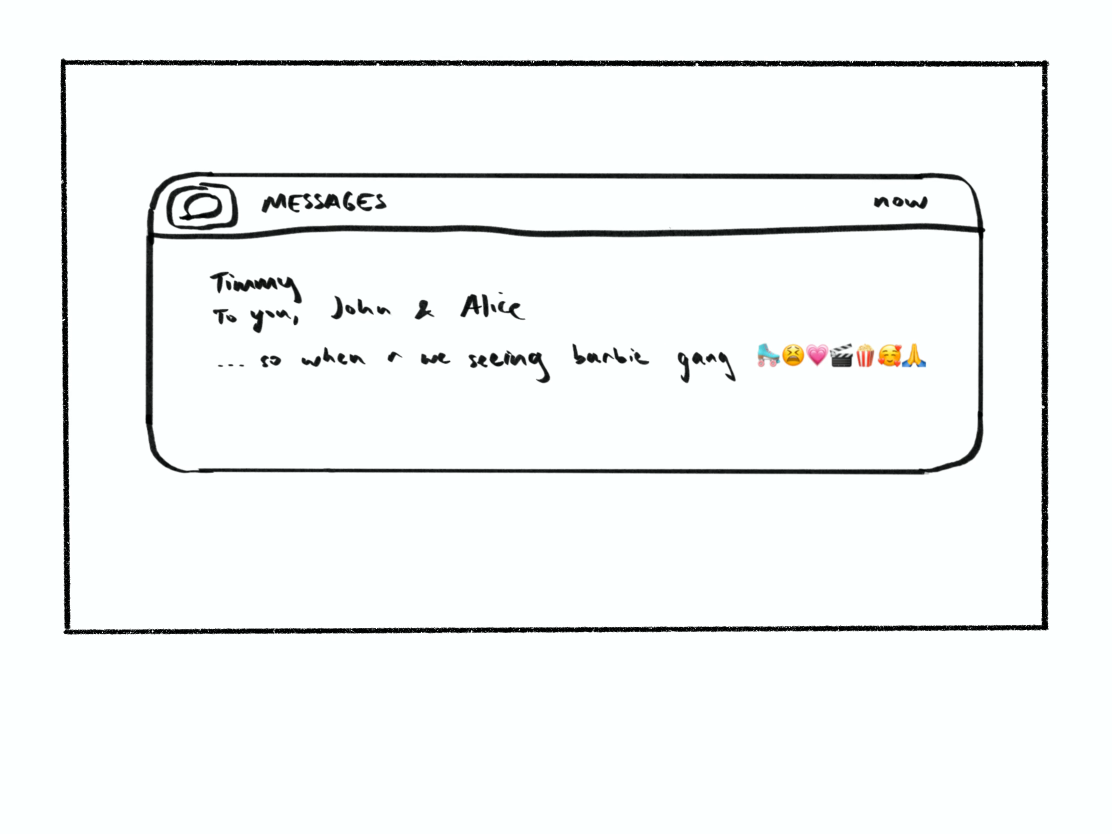
#> input picture frame 15 of kickstarter-video/intro-sequence-storyboard.mp4, 2224 x 1668 px, given in place of the camera (shown at 1/2 size)
$ python capture.py
#> lines starting #> are read from the running program, lines starting #| are printed output that depends on the picture
import datetime
import os
import subprocess
import time
from argparse import ArgumentParser
from dataclasses import dataclass
from typing import Union

import cv2
import numpy as np
from camera_constants import rotation_angle
from constants import python_path

# adapted from Adrian Rosebrock's tutorial on:
# https://pyimagesearch.com/2015/06/01/home-surveillance-and-motion-detection-with-the-raspberry-pi-python-and-opencv/
# Following the license found on:
# https://pyimagesearch.com/faqs/single-faq/what-is-the-code-license-associated-with-your-examples/
# A screenshot of the license is also found in assets/pyimagesearchlicense.png


@dataclass
class MotionInfo:
    """
    This class is used for containing the information about when motion has
    happened etc. Mostly used as a concise way of passing information around
    """
    noMotionTime: datetime.timedelta
    noMotionTimeStamp: datetime.datetime
    avg: np.ndarray
    thereWasMotion: bool
    v: bool
    t: bool


parser = ArgumentParser(description='Capture data, with optional flags')
parser.add_argument(
    '-v', '--visualise', action='store_true', help='Enable visualiser mode'
)
parser.add_argument(
    '-t', '--time', action='store_true', help='Enable timer for reader.py'
)
args = parser.parse_args()


def do_cap(v: bool, t: bool):
    """
    do_cap()
    --------
    Performs the capture operations and contains the main loop

    :param v: the visualise flag
    :param t: the time flag
    """
#> called with v = False, t = False
    cap = cv2.VideoCapture(0)
    time.sleep(1.0)   # ensure webcam is opened and balanced first
    motion = MotionInfo(0, datetime.datetime.now(), None, True, v, t)
    while not isinstance(motion, bool):
        motion = detect_motion(cap, motion)
#> this loop made 31 passes
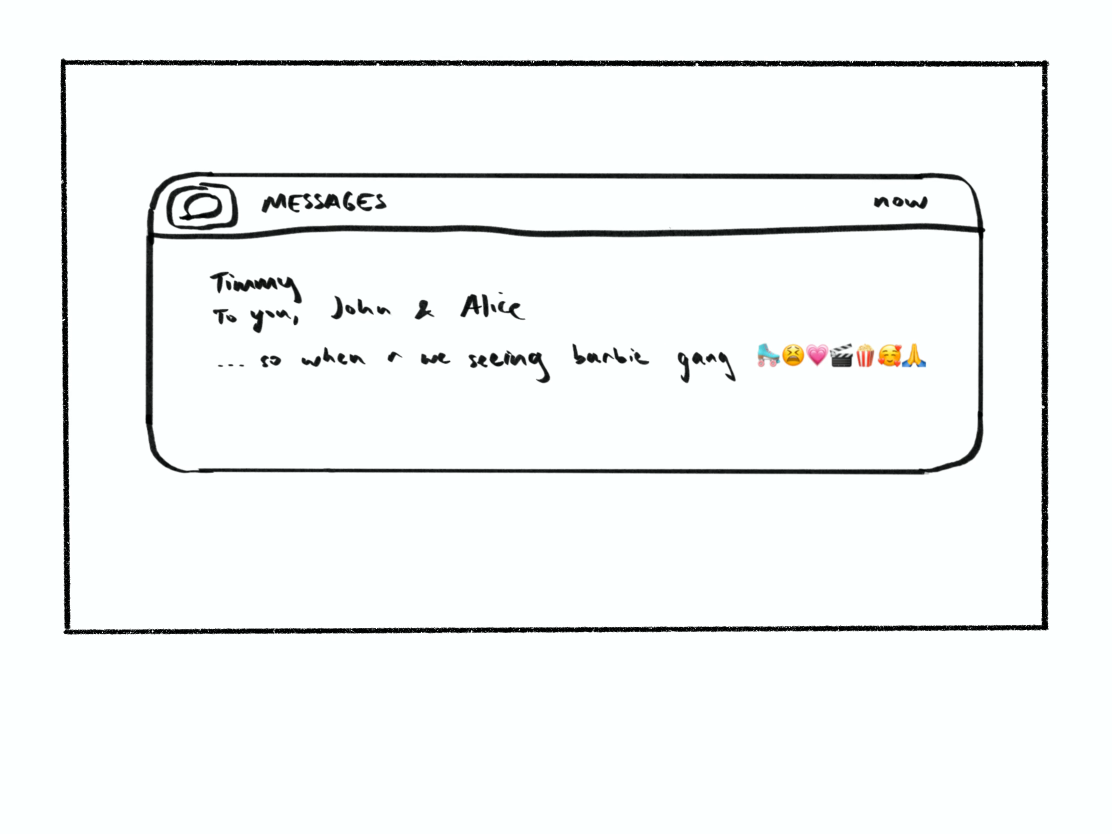
#> input picture frame 15 of kickstarter-video/intro-sequence-storyboard.mp4, 2224 x 1668 px, given in place of the camera (shown at 1/2 size)
#> pass 1, in detect_motion, `grey = cv2.GaussianBlur(grey, (21, 21), 0)`:
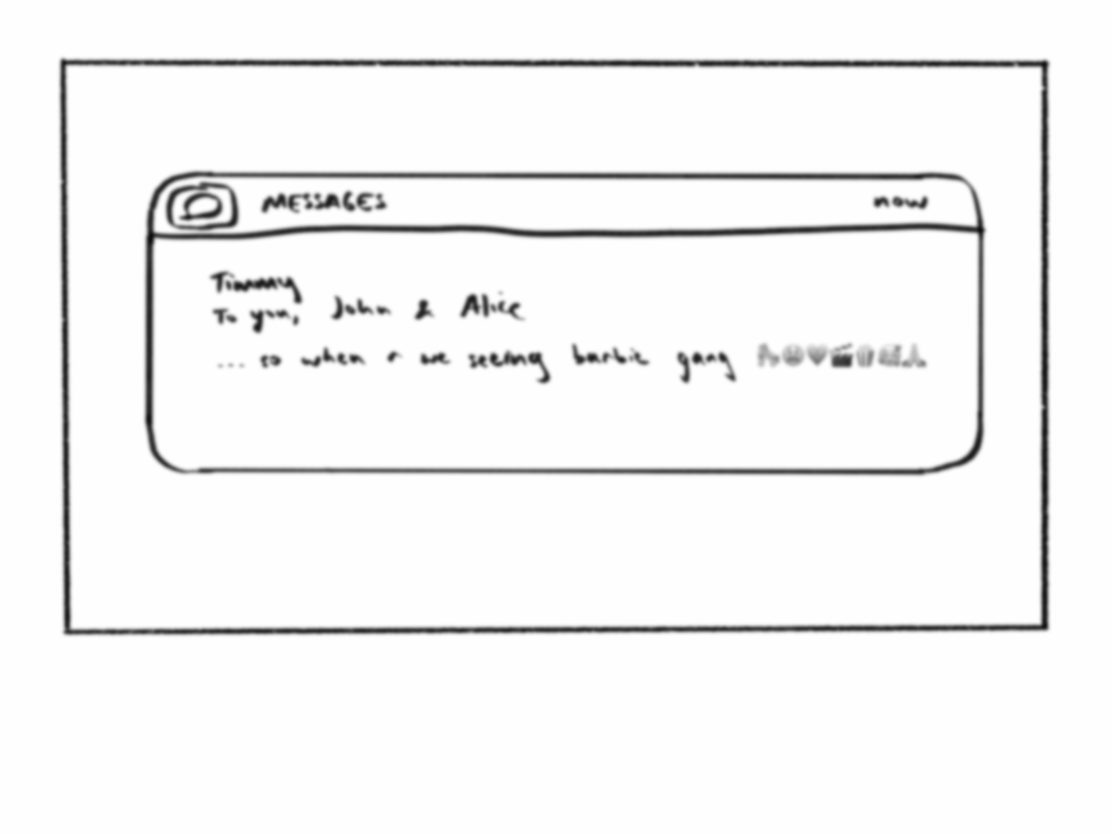
#> grey: shape (1668, 2224) (shown at 1/2 size); min 12, max 254, mean 244

    # cleanup the camera and close any open windows
    cap.release()
    cv2.destroyAllWindows()


def detect_motion(
    cap: cv2.VideoCapture, motion: MotionInfo
) -> Union[bool, MotionInfo]:
    """
    detect_motion()
    ---------------
    This method handles the logic for detecting motion and when to prompt to take
    an image and process the information.

    :param cap: the cv2.VideoCapture object that is the cameras current output
    :param motion: a MotionInfo object containing all important info about the current
                  running
    :return: the MotionInfo object with updated values.
    """
    _, frame = cap.read()
    timestamp = datetime.datetime.now()
    if frame is None:
        # implies frame get error. Need to break out of program
        return False

    grey = cv2.cvtColor(frame, cv2.COLOR_BGR2GRAY)
    grey = cv2.GaussianBlur(grey, (21, 21), 0)

    if motion.avg is None:
        motion.avg = grey.copy().astype('float')
        return motion

    cv2.accumulateWeighted(grey, motion.avg, 0.5)
    frameDelta = cv2.absdiff(grey, cv2.convertScaleAbs(motion.avg))
    thresh = cv2.threshold(frameDelta, 15, 255, cv2.THRESH_BINARY)[1]
    thresh = cv2.dilate(thresh, None, iterations=2)

    (contours, *_) = cv2.findContours(
        thresh.copy(), cv2.RETR_EXTERNAL, cv2.CHAIN_APPROX_SIMPLE
    )

    for c in contours:
        if cv2.contourArea(c) < 500:
            continue
        (x, y, w, h) = cv2.boundingRect(c)
        cv2.rectangle(frame, (x, y), (x + w, y + h), (0, 255, 0), 2)
        motion.noMotionTimeStamp = datetime.datetime.now()
        motion.thereWasMotion = True

    motion.noMotionTime = timestamp - motion.noMotionTimeStamp
    if (
        motion.noMotionTime > datetime.timedelta(seconds=3)
        and motion.thereWasMotion is True
    ):
        take_image(frame, motion)

    # if visualise option: show the frame and record if the user presses a key
    if motion.v:
        cv2.imshow('Motion Detect', frame)
        key = cv2.waitKey(1) & 0xFF

        # if the `q`, or `esc` key is pressed, break from the loop
        if key == ord('q') or key == 27:
            return False

    return motion


# [22 lines left out: function take_image, not called in this run]


if __name__ == '__main__':
    cv2.destroyAllWindows()
    path = './images/capture.jpg'
    path = os.path.abspath(path)
    vision_path = './reader.py'
    vision_path = os.path.abspath(vision_path)

    do_cap(args.visualise, args.time)

$ run again, starting later in the video
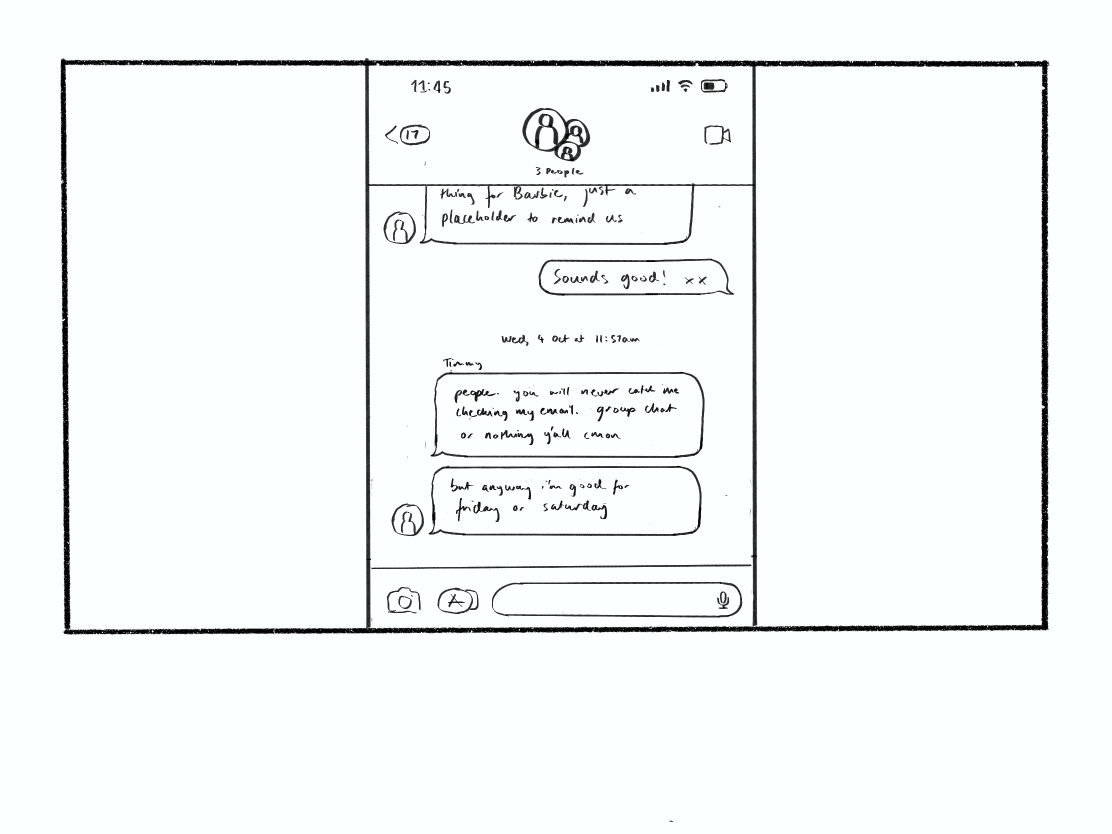
#> input picture frame 120 of kickstarter-video/intro-sequence-storyboard.mp4, 2224 x 1668 px, given in place of the camera (shown at 1/2 size)
#> the loop in do_cap, `while not isinstance(motion, bool):` made 31 passes
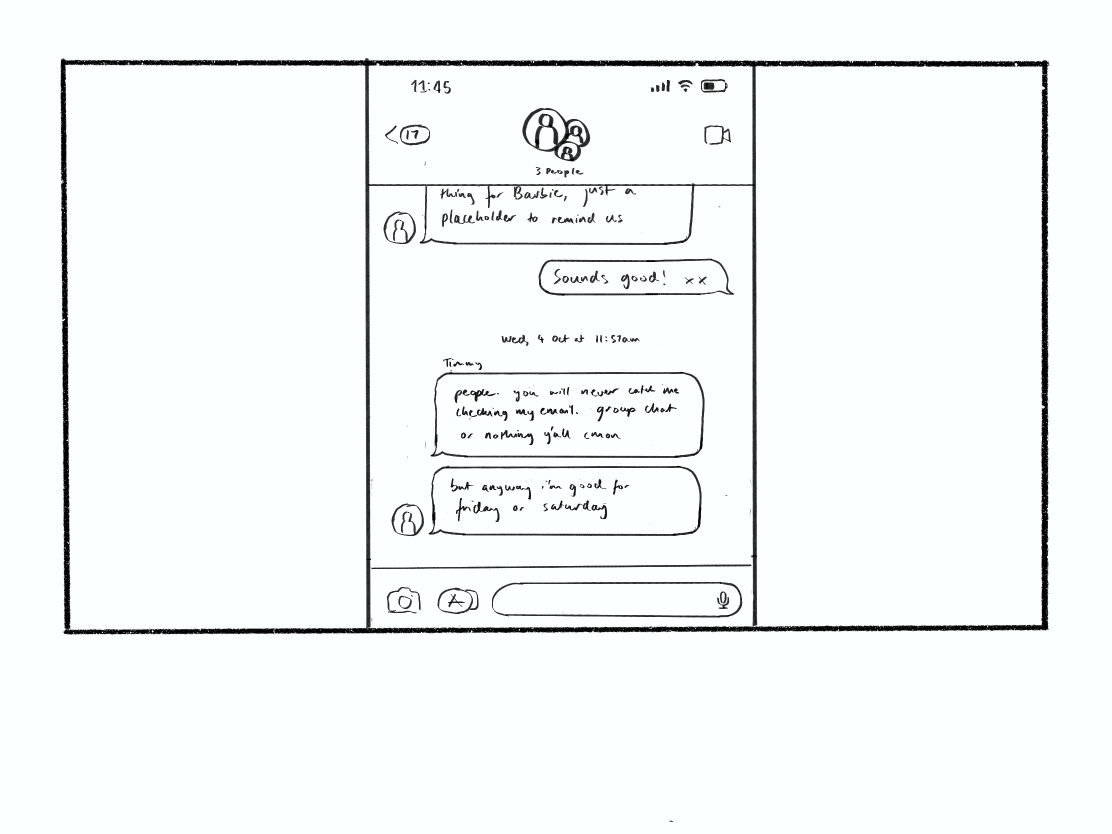
#> input picture frame 120 of kickstarter-video/intro-sequence-storyboard.mp4, 2224 x 1668 px, given in place of the camera (shown at 1/2 size)
#> pass 1, in detect_motion, `grey = cv2.GaussianBlur(grey, (21, 21), 0)`:
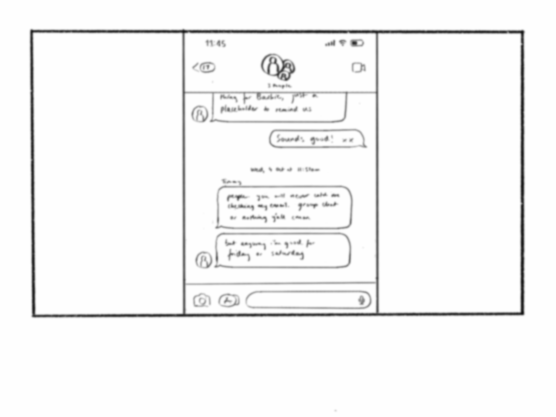
#> grey: shape (1668, 2224) (shown at 1/4 size); min 18, max 255, mean 245.8
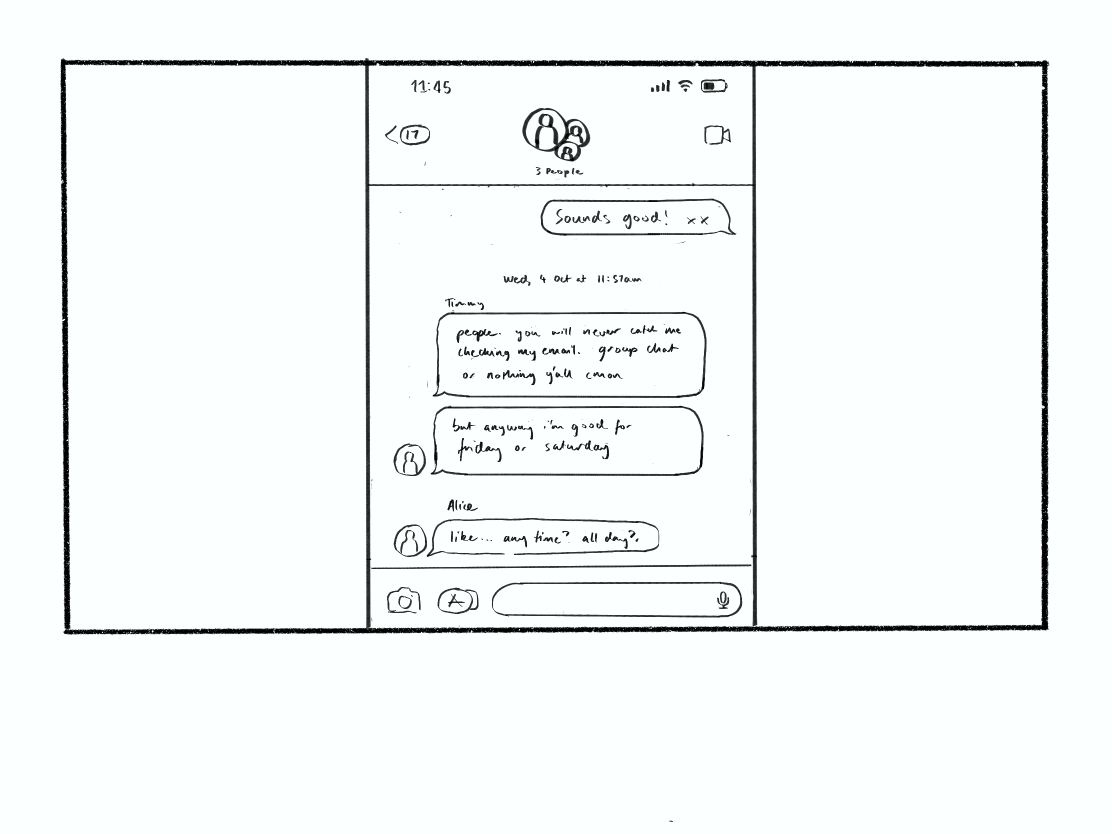
#> input picture frame 121 of kickstarter-video/intro-sequence-storyboard.mp4, 2224 x 1668 px, given in place of the camera (shown at 1/2 size)
